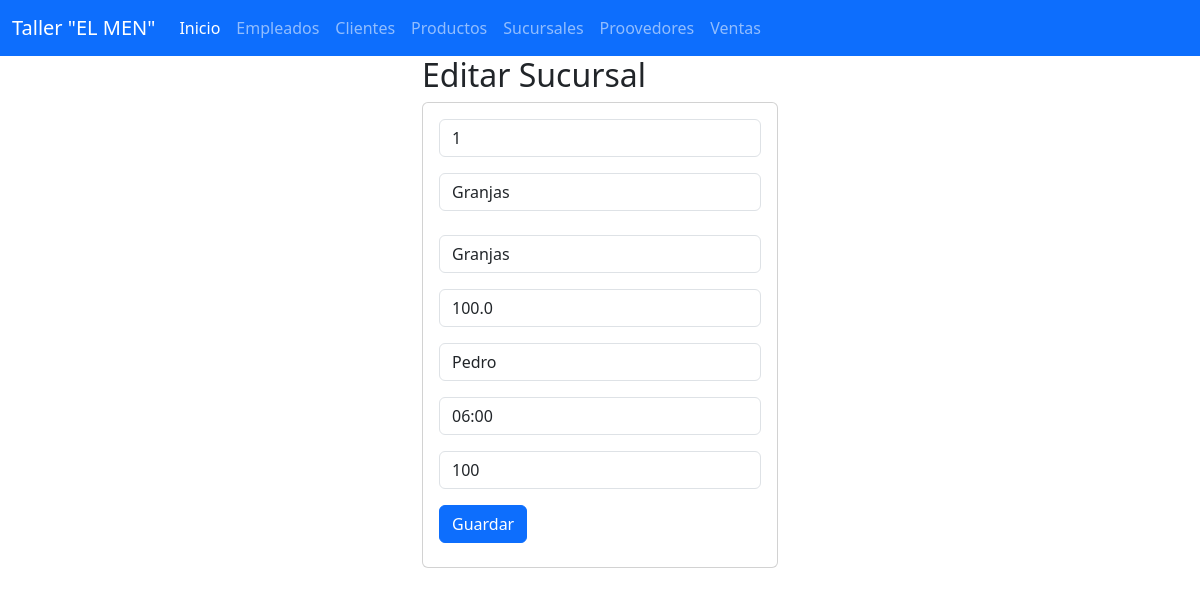
The page /seleccionarSucursales/1 on the database its author committed.
### Sucursales_app/models.py (models this page shows, shortened)
class Sucursales(models.Model):
    Id_Sucursal = models.IntegerField(primary_key=True)
    nombre = models.CharField(max_length=50)
    ubicacion  = models.CharField(max_length=100)
    tamaño   = models.FloatField()
    encargado = models.CharField(max_length=100)
    horarios  = models.TimeField()
    capacidad =  models.IntegerField()
    class Meta:
        db_table =  "Sucursales"
        verbose_name = "Sucursale"
        verbose_name_plural = "Sucursales"

### Sucursales_app/views.py (the view)
# urls.py: path("seleccionarSucursales/<Id_Sucursal>",views.seleccionarSucursales,name="seleccionarSucursales"),
def seleccionarSucursales( request, Id_Sucursal):
    Sucursales_ = Sucursales.objects.get(Id_Sucursal=Id_Sucursal)
    return render(request, 'editarSucursales.html', {'Su': Sucursales_})

### Sucursales_app/templates/editarSucursales.html
{% extends "base.html" %}
{% block cuerpo %}
<div class="row">
    <div class="col-md-4 offset-md-4">
        <h2>Editar Sucursal</h2>
        <div class="card">
            <div class="card-body">
                <form action="/editarSucursales/" method="POST"> {% csrf_token %}
                    <div class="form-group">
                        <input type="text" id="txtid" name="txtid" class="form-control"
                        value="{{Su.Id_Sucursal}}" minlength="1" maxlength="6" readonly required>
                    </div>
                    <div class="form-group py-3">
                        <input type="text" id="txtnombre" name="txtnombre" class="form-control"
                        value="{{Su.nombre}}" maxlength="100" required>
                    </div>
                    <div class="form-group py-2">
                        <input type="text" id="txtubicacion" name="txtubicacion" class="form-control"
                        min="1" max="9" value="{{Su.ubicacion}}" required>
                    </div>
                    <div class="form-group py-2">
                        <input type="text" id="txttamaño" name="txttamaño" class="form-control"
                        min="1" max="9" value="{{Su.tamaño}}" required>
                    </div>
                    <div class="form-group py-2">
                        <input type="text" id="txtencargado" name="txtencargado" class="form-control"
                        min="1" max="9" value="{{Su.encargado}}" required>
                    </div>
                    <div class="form-group py-2">
                        <input type="text" id="txthorarios" name="txthorarios" class="form-control"
                        min="1" max="9" value="{{Su.horarios}}" required>
                    </div>
                    <div class="form-group py-2">
                        <input type="text" id="txtcapacidad" name="txtcapacidad" class="form-control"
                        min="1" max="9" value="{{Su.capacidad}}" required>
                    </div>
                    <div class="form-group py-2">
                        <button type="submit" class="btn btn-primary">Guardar</button>
                    </div>
                </form>
            </div>
        </div>
    </div>
</div>
{% endblock %}

### rows shown on the page
Sucursales: txtid "1", txtnombre "Granjas", txtubicacion "Granjas", txttamaño "100.0", txtencargado "Pedro", txthorarios "06:00", txtcapacidad "100"
